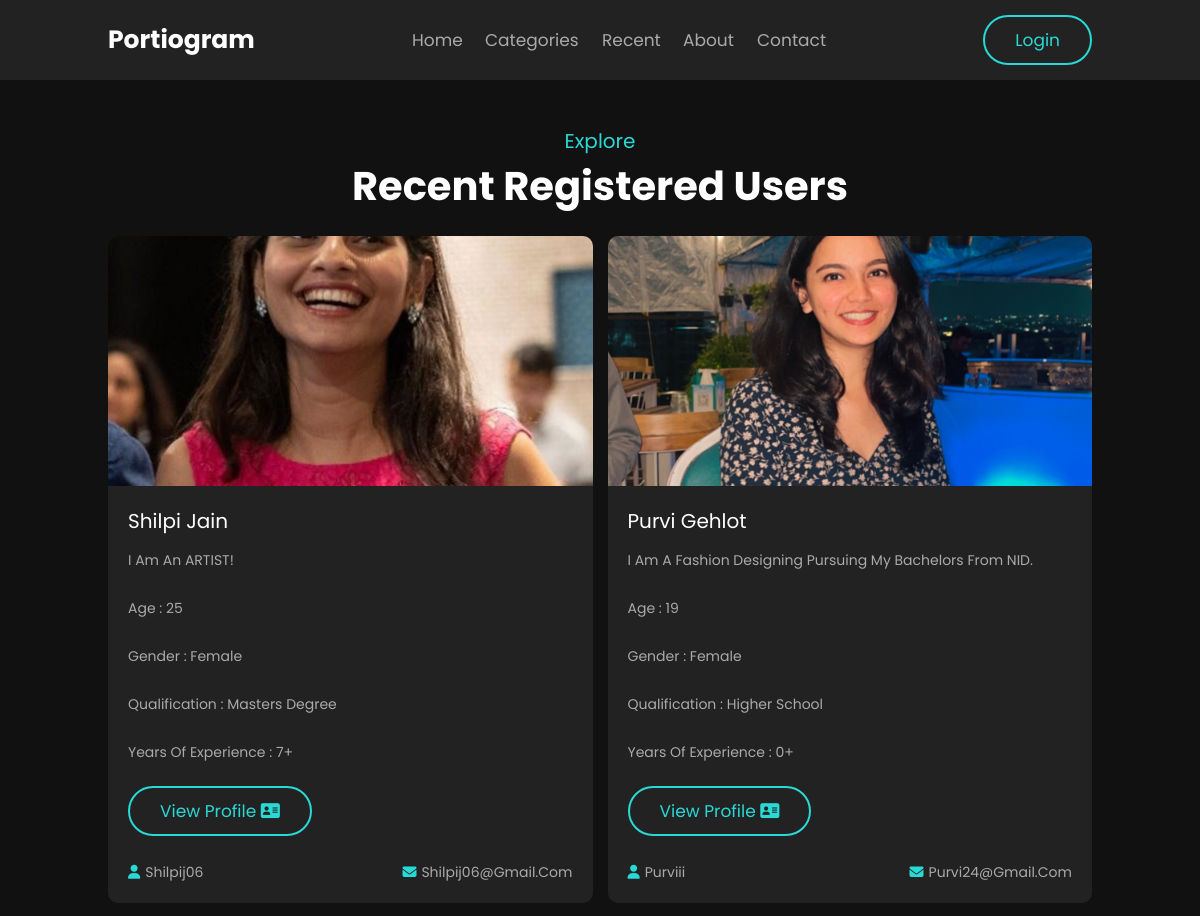
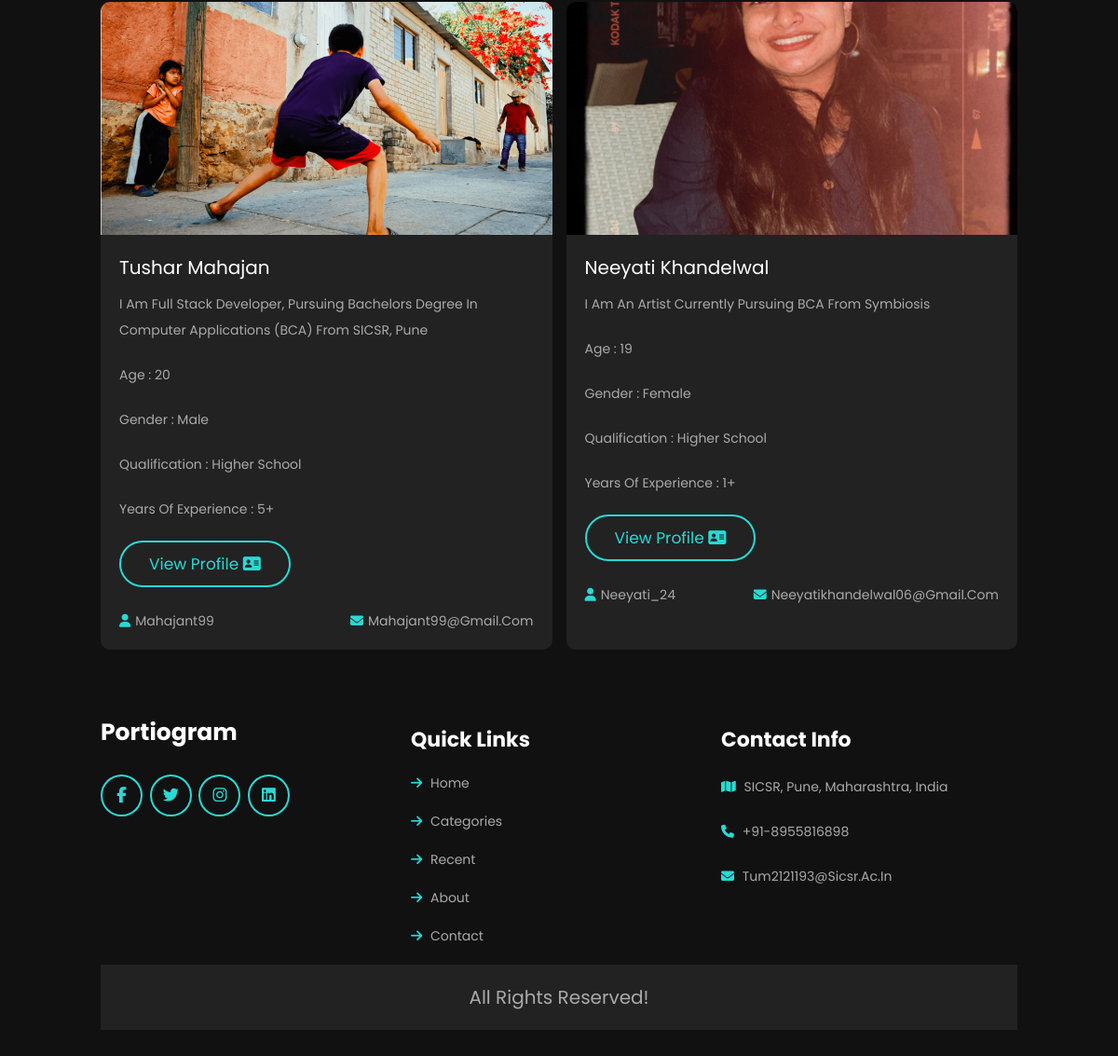
The page /recent.php on the database its author committed (2 pictures, top to bottom).
### tables this page shows
CREATE TABLE `user_form` (
  `id` int(100) NOT NULL,
  `name` varchar(100) NOT NULL,
  `username` varchar(100) NOT NULL,
  `email` varchar(100) NOT NULL,
  `password` varchar(100) NOT NULL,
  `occupation` varchar(100) NOT NULL,
  `image` varchar(100) NOT NULL,
  `linkedin` varchar(2083) NOT NULL,
  `github` varchar(2083) NOT NULL,
  `twitter` varchar(2083) NOT NULL,
  `instagram` varchar(2083) NOT NULL,
  `about_me` varchar(100) NOT NULL,
  `age` int(100) NOT NULL,
  `qualification` varchar(100) NOT NULL,
  `language` varchar(100) NOT NULL,
  `experience` int(100) NOT NULL,
  `project` int(100) NOT NULL,
  `clients` int(100) NOT NULL,
  `awards` int(100) NOT NULL,
  `year1` varchar(100) NOT NULL,
  `degree1` varchar(100) NOT NULL,
  `year2` varchar(100) NOT NULL,
  `degree2` varchar(100) NOT NULL,
  `year3` varchar(100) NOT NULL,
  `degree3` varchar(100) NOT NULL,
  `year4` varchar(100) NOT NULL,
  `degree4` varchar(100) NOT NULL,
  `location` varchar(100) NOT NULL,
  `gender` varchar(100) NOT NULL,
  `pdf_file` varchar(2083) NOT NULL
);

### recent.php (the view, shortened to what this page needs)
<?php
include 'config.php';
$users = mysqli_query($conn, "select * from user_form order by id DESC limit 5");
?>
<!DOCTYPE html>
<html lang="en">
<head>
    <link rel="stylesheet" href="https://cdnjs.cloudflare.com/ajax/libs/font-awesome/5.15.4/css/all.min.css">
    <link rel="stylesheet" href="css/index/style.css">
    <link rel="stylesheet" href="https://cdnjs.cloudflare.com/ajax/libs/aos/2.3.4/aos.css">
    <link rel="stylesheet" href="css/dropdown.css">
    <link rel="stylesheet" href="css/preloader/preloader.css">
</head>
<body>
<header class="header">
    <a data-aos="zoom-in-left" data-aos-delay="150" href="index.php" class="logo">Portiogram </a>
    <nav class="navbar">
        <a data-aos="zoom-in-left" data-aos-delay="300" href="index.php">home</a>
        <a data-aos="zoom-in-left" data-aos-delay="450" href="category.php">Categories</a>
        <a data-aos="zoom-in-left" data-aos-delay="600" href="recent.php">Recent</a>
        <a data-aos="zoom-in-left" data-aos-delay="750" href="about.php">about</a>
        <a data-aos="zoom-in-left" data-aos-delay="900" href="contact.php">Contact</a>
    </nav>
        <div class="dropdown">
            <?php if(isset($_SESSION['user_id'])) { ?>
                <button data-aos="zoom-in-left" data-aos-delay="1300" class="btn"><?php echo $fetch['username']; ?><i class="fa fa-caret-down"></i></button>
            <?php if($fetch['image'] == ''){ ?>
                <img data-aos="zoom-in-left" data-aos-delay="1500" class="profile-image" src="images/default-avatar.png">
            <?php } else { ?>
                <img data-aos="zoom-in-left" data-aos-delay="1500" class="profile-image" src="uploaded_img/<?php echo $fetch['image']; ?>">
            <?php } ?>
                <div class="dropdown-content">
                    <a></a>
                    <a href="myprofile.php">My Profile</a>
                    <a href="account_details.php">Account Details</a>
                    <a href="index.php?logout=<?php echo $user_id; ?>">Logout</a>
                </div>
        </div>
            <?php } else { ?>
                <button data-aos="zoom-in-left" data-aos-delay="1300" class="btn" onclick="redirectToLogin()">Login </button>
            <?php } ?>
</header>
<br><br><br><br><br><br>
<section class="blogs" id="blogs">
    <div class="heading">
        <span>Explore</span>
        <h1>Recent Registered Users</h1>
    </div>
    <div class="box-container">
        <?php
    if(!$users)
    {
    echo '<p>No data found</p>';
    }
    else{
        foreach($users as $key=>$value)
        {
            ?>
        <div class="box" data-aos="fade-up" data-aos-delay="150">
            <div class="image">
                <img src=<?php echo 'uploaded_img/'.$value['image'];?> alt="">
            </div>
            <div class="content">
                <a href="./userprofile.php?user_id=<?php echo $value['id'];?>" class="link"><?php echo $value['name'];?></a>
                <p><?php echo $value['about_me'];?></p>
                <p>Age :  <?php echo $value['age'];?></p>
                <p>Gender :  <?php echo $value['gender'];?></p>
                <p>qualification :  <?php echo $value['qualification'];?></p>
                <p>years of experience :  <?php echo $value['experience'];?>+</p>
                <a href="./userprofile.php?user_id=<?php echo $value['id'];?>"><button class="btn"> View Profile  <i class="fas fa-address-card"></i> </button></a>
                <br><br>
                <div class="icon">
                    <a href="./userprofile.php?user_id=<?php echo $value['id'];?>"><i class="fas fa-user"></i></i><?php echo $value['username'];?></a>
                    <a><i class="fas fa-envelope"></i></i><?php echo $value['email'];?></a>
                </div>
            </div>
        </div>
        <?php
    }
}
?>
    </div>
</section>
<section class="footer">
    <div class="box-container">
        <div class="box" data-aos="fade-up" data-aos-delay="150">
            <a href="index.php" class="logo">Portiogram </a>
            <br><br>
            <div class="share">
                <a href="#" class="fab fa-facebook-f"></a>
                <a href="#" class="fab fa-twitter"></a>
                <a href="#" class="fab fa-instagram"></a>
                <a href="#" class="fab fa-linkedin"></a>
            </div>
        </div>
        <div class="box" data-aos="fade-up" data-aos-delay="300">
            <h3>quick links</h3>
            <a href="index.php" class="links"> <i class="fas fa-arrow-right"></i> home </a>
            <a href="category.php" class="links"> <i class="fas fa-arrow-right"></i> categories </a>
            <a href="recent.php" class="links"> <i class="fas fa-arrow-right"></i> Recent </a>
            <a href="about.php" class="links"> <i class="fas fa-arrow-right"></i> about </a>
            <a href="contact.php" class="links"> <i class="fas fa-arrow-right"></i> contact </a>
        </div>
        <div class="box" data-aos="fade-up" data-aos-delay="450">
            <h3>contact info</h3>
            <p> <i class="fas fa-map"></i> SICSR, Pune, Maharashtra, India </p>
            <p> <i class="fas fa-phone"></i> +91-8955816898 </p>
            <p> <i class="fas fa-envelope"></i> tum2121193@sicsr.ac.in </p>
        </div>
    </div>
    <div class="credit">all rights reserved!</div>
</section>
</body>
</html>

### css/index/style.css (style rules this page uses)
* { font-family: 'Poppins', sans-serif; margin: 0; padding: 0; -webkit-box-sizing: border-box; box-sizing: border-box; outline: none; border: none; text-decoration: none; text-transform: capitalize; -webkit-transition: all .2s linear; transition: all .2s linear; }
html { font-size: 62.5%; overflow-x: hidden; scroll-behavior: smooth; scroll-padding-top: 9rem; }
body { background: #111; overflow-x: hidden; }
section { padding: 3rem 9%; }
.heading { text-align: center; margin-bottom: 2rem; }
.heading span { color: #29d9d5; font-size: 2rem; }
.heading h1 { font-size: 4rem; color: #fff; }
.btn { margin-top: 1rem; display: inline-block; padding: 1rem 3rem; font-size: 1.7rem; color: #29d9d5; border: 0.2rem solid #29d9d5; border-radius: 5rem; cursor: pointer; background: none; }
.header { position: fixed; top: 0; left: 0; right: 0; z-index: 1000; background: #222; display: -webkit-box; display: -ms-flexbox; display: flex; -webkit-box-align: center; -ms-flex-align: center; align-items: center; -webkit-box-pack: justify; -ms-flex-pack: justify; justify-content: space-between; padding: 1.5rem 9%; }
.header .navbar a { font-size: 1.7rem; color: #aaa; display: inline-block; margin: 0 1rem; }
.header .btn { margin-top: 0; }
.logo { font-size: 2.5rem; color: #fff; font-weight: bolder; }
.blogs .box-container { display: -ms-grid; display: grid; -ms-grid-columns: (minmax(32rem, 1fr))[auto-fit]; grid-template-columns: repeat(auto-fit, minmax(32rem, 1fr)); gap: 1.5rem; }
.blogs .box-container .box { border-radius: 1rem; background: #222; overflow: hidden; }
.blogs .box-container .box .image { height: 25rem; overflow: hidden; width: 100%; }
.blogs .box-container .box .image img { height: 100%; width: 100%; -o-object-fit: cover; object-fit: cover; }
.blogs .box-container .box .content { padding: 2rem; }
.blogs .box-container .box .content .link { font-size: 2rem; color: #fff; }
.blogs .box-container .box .content p { padding: 1rem 0; font-size: 1.4rem; color: #aaa; line-height: 2; }
.blogs .box-container .box .content .icon { padding-top: 1rem; display: -webkit-box; display: -ms-flexbox; display: flex; -webkit-box-align: center; -ms-flex-align: center; align-items: center; -webkit-box-pack: justify; -ms-flex-pack: justify; justify-content: space-between; }
.blogs .box-container .box .content .icon a { font-size: 1.4rem; color: #aaa; }
.blogs .box-container .box .content .icon a i { padding-right: .5rem; color: #29d9d5; }
.footer .box-container { display: -ms-grid; display: grid; -ms-grid-columns: (minmax(25rem, 1fr))[auto-fit]; grid-template-columns: repeat(auto-fit, minmax(25rem, 1fr)); gap: 1.5rem; }
.footer .box-container .box { padding: 1rem 0; }
.footer .box-container .box .logo { padding-bottom: 1rem; }
.footer .box-container .box h3 { font-size: 2.2rem; color: #fff; padding: 1rem 0; }
.footer .box-container .box p { font-size: 1.4rem; color: #aaa; padding: 1rem 0; line-height: 2; }
.footer .box-container .box p i { padding-right: .5rem; color: #29d9d5; }
.footer .box-container .box .share { padding-top: 1rem; }
.footer .box-container .box .share a { height: 4.5rem; width: 4.5rem; line-height: 4rem; font-size: 2rem; border-radius: 50%; font-size: 1.7rem; border: 0.2rem solid #29d9d5; color: #29d9d5; margin-right: .5rem; text-align: center; }
.footer .box-container .box .links { font-size: 1.4rem; color: #aaa; padding: 1rem 0; display: block; }
.footer .box-container .box .links i { padding-right: .5rem; color: #29d9d5; }
.credit { background: #222; text-align: center; font-size: 2rem; padding: 2rem 1rem; color: #aaa; }

### css/dropdown.css (style rules this page uses)
.dropdown { position: relative; display: inline-block; vertical-align: middle; }

### rows shown on the page
user_form: image (picture), name "Shilpi Jain", about_me "I Am An ARTIST!", age "25", gender "Female", qualification "Masters Degree", experience "7", username "Shilpij06", email "Shilpij06@gmail.com"
user_form: image (picture), name "Purvi Gehlot", about_me "I Am A Fashion Designing Pursuing My Bachelors From NID.", age "19", gender "Female", qualification "Higher School", experience "0", username "Purviii", email "Purvi24@gmail.com"
user_form: image (picture), name "Tushar Mahajan", about_me "I Am Full Stack Developer, Pursuing Bachelors Degree In Computer Applications (BCA) From SICSR, Pune", age "20", gender "Male", qualification "Higher School", experience "5", username "Mahajant99", email "Mahajant99@gmail.com"
user_form: image (picture), name "Neeyati Khandelwal", about_me "I Am An Artist Currently Pursuing BCA From Symbiosis", age "19", gender "Female", qualification "Higher School", experience "1", username "Neeyati_24", email "Neeyatikhandelwal06@gmail.com"
